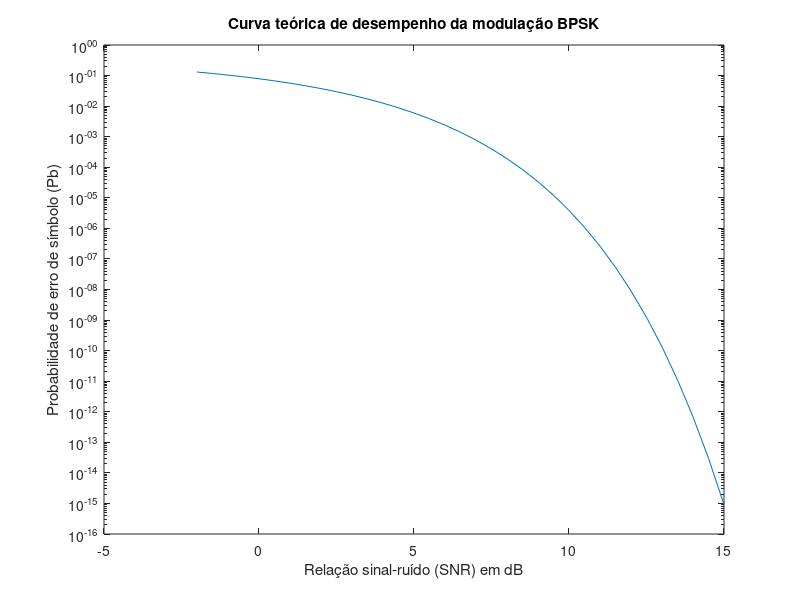

Reproduce this figure in MATLAB.
function Curva_teorica_BPSK()
SNR_dB = -2:0.5:15;
SNR = 10.^(SNR_dB/10);
Pb = (1/2)*erfc(sqrt(SNR));

semilogy(SNR_dB, Pb);
xlabel('Relação sinal-ruído (SNR) em dB');
ylabel('Probabilidade de erro de símbolo (Pb)');
title('Curva teórica de desempenho da modulação BPSK');
